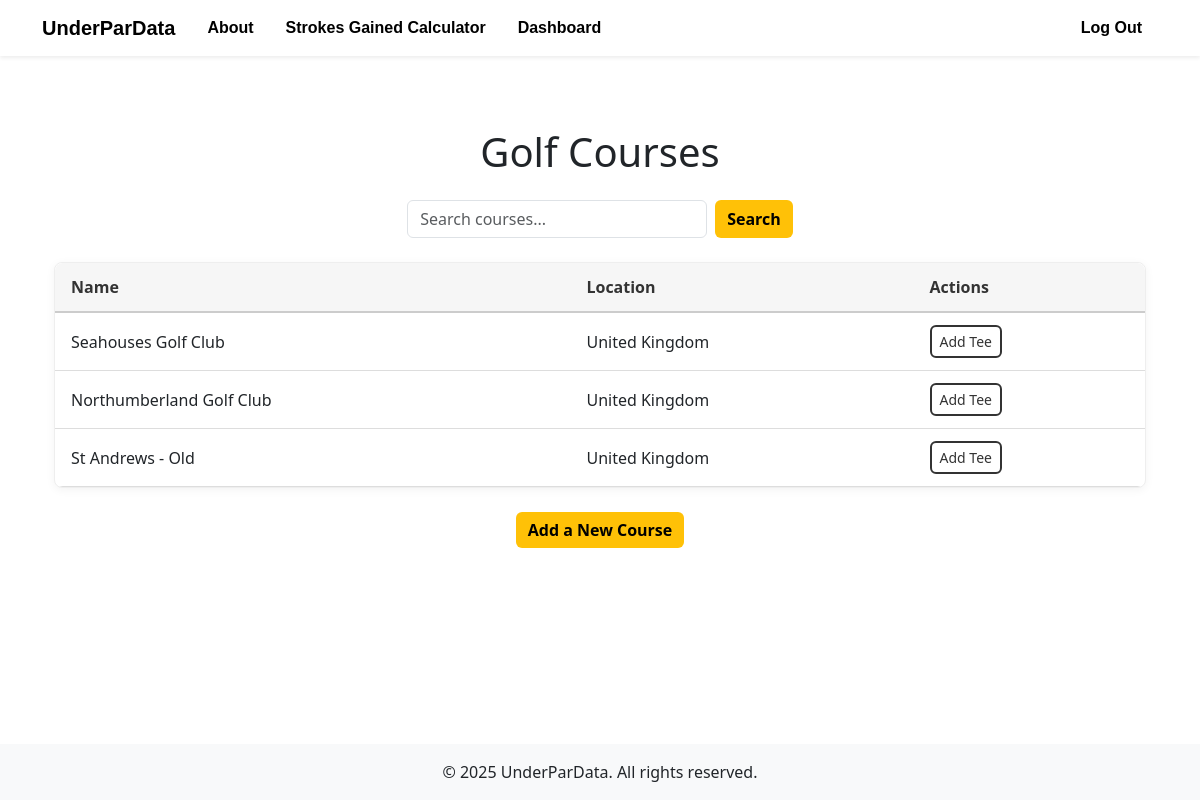
The page /courses (signed in) on the database its author committed.
### models/course.py (models this page shows)
class Course(db.Model):
    __tablename__ = 'courses'
    courseID = db.Column(db.Integer, primary_key=True)
    name = db.Column(db.String(120), nullable=False, unique=False)
    location = db.Column(db.String(200))
    tees = relationship("Tee", back_populates="course", cascade="all, delete-orphan")
    holes = relationship("Hole", back_populates="course", cascade="all, delete-orphan")
    rounds = db.relationship("Round", back_populates="course")

### app.py (the view)
@app.route('/courses')
@login_required
def courses():
    query = request.args.get('search', '')  # Grab the query from ?search= in URL
    if query:
        courses = Course.query.filter(Course.name.ilike(f"%{query}%")).all()
    else:
        courses = Course.query.all()
    return render_template('courses.html', courses=courses)

### app.py (called while the page is built)
@login_manager.user_loader
def load_user(userID):
    return User.query.get(int(userID))

### templates/courses.html (shortened to what this page needs)
{% extends "base.html" %}
{% block extra_css %}
  <link rel="stylesheet" href="{{ url_for('static', filename='css/courses.css') }}">
{% endblock %}
{% block content %}
<div class="container mt-5">
  <h1 class="text-center mb-4">Golf Courses</h1>
  <form method="GET" action="{{ url_for('courses') }}" class="d-flex justify-content-center mb-4">
    <input
      type="text"
      name="search"
      class="form-control custom-form-input me-2"
      placeholder="Search courses..."
      value="{{ request.args.get('search', '') }}"
      style="max-width: 300px;"
    >
    <button type="submit" class="btn btn-cta">
      Search
    </button>
  </form>
  <div class="custom-table-wrapper">
    <table class="custom-table">
      <thead>
        <tr>
          <th>Name</th>
          <th>Location</th>
          <th>Actions</th>
        </tr>
      </thead>
      <tbody>
        {% for course in courses %}
        <tr>
          <td>{{ course.name }}</td>
          <td>{{ course.location }}</td>
          <td>
            <a
              href="{{ url_for('add_tee', course_id=course.courseID) }}"
              class="btn btn-outline-dark btn-sm"
            >
              Add Tee
            </a>
          </td>
        </tr>
        {% endfor %}
      </tbody>
    </table>
  </div>
  <div class="text-center mt-3">
    <a href="/add_course" class="btn btn-cta">
      Add a New Course
    </a>
  </div>
</div>
{% endblock %}

### static/css/courses.css (style rules this page uses)
.custom-table-wrapper { width: 100%; overflow-x: auto; background-color: #fff; border: 1px solid #eee; border-radius: 8px; box-shadow: 0 2px 10px rgba(0,0,0,0.05); margin-bottom: 1.5rem; }
.custom-table { width: 100%; border-collapse: collapse; border-radius: 8px; overflow: hidden; table-layout: auto; }
.custom-table thead { background-color: #f6f6f6; }
.custom-table th, .custom-table td { padding: 0.75rem 1rem; text-align: left; vertical-align: middle; border-bottom: 1px solid #ddd; }
.custom-table thead th { font-weight: 600; color: #333; border-bottom: 2px solid #ccc; }
.btn-outline-dark { border: 2px solid #333; color: #333; border-radius: 6px; transition: background-color 0.2s, color 0.2s; }
.btn.btn-cta { background-color: #ffc107; color: #000; font-weight: 600; border: none; border-radius: 6px; transition: background-color 0.2s, color 0.2s; }

### rows shown on the page
Course: name "Seahouses Golf Club", location "United Kingdom"
Course: name "Northumberland Golf Club", location "United Kingdom"
Course: name "St Andrews - Old", location "United Kingdom"
